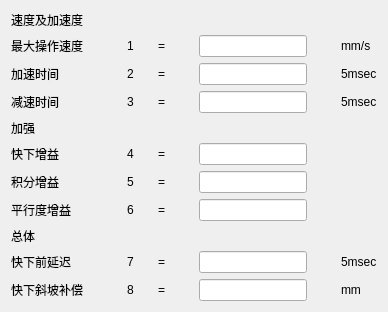
       <widget class="QWidget" name="tab_24">
        <attribute name="title">
         <string>快下</string>
        </attribute>
        <layout class="QGridLayout" name="gridLayout_20">
         <item row="0" column="0">
          <layout class="QGridLayout" name="gridLayout_19">
           <item row="0" column="0">
            <widget class="QLabel" name="label_173">
             <property name="text">
              <string>速度及加速度</string>
             </property>
            </widget>
           </item>
           <item row="1" column="0">
            <widget class="QLabel" name="label_177">
             <property name="text">
              <string>最大操作速度</string>
             </property>
            </widget>
           </item>
           <item row="1" column="1">
            <spacer name="horizontalSpacer_5">
             <property name="orientation">
              <enum>Qt::Horizontal</enum>
             </property>
             <property name="sizeHint" stdset="0">
              <size>
               <width>38</width>
               <height>13</height>
              </size>
             </property>
            </spacer>
           </item>
           <item row="1" column="2">
            <widget class="QLabel" name="label_178">
             <property name="text">
              <string>1</string>
             </property>
            </widget>
           </item>
           <item row="1" column="3">
            <spacer name="horizontalSpacer_6">
             <property name="orientation">
              <enum>Qt::Horizontal</enum>
             </property>
             <property name="sizeHint" stdset="0">
              <size>
               <width>18</width>
               <height>13</height>
              </size>
             </property>
            </spacer>
           </item>
           <item row="1" column="4">
            <widget class="QLabel" name="label_179">
             <property name="text">
              <string>=</string>
             </property>
            </widget>
           </item>
           <item row="1" column="5">
            <spacer name="horizontalSpacer_7">
             <property name="orientation">
              <enum>Qt::Horizontal</enum>
             </property>
             <property name="sizeHint" stdset="0">
              <size>
               <width>28</width>
               <height>13</height>
              </size>
             </property>
            </spacer>
           </item>
           <item row="1" column="6">
            <widget class="QLineEdit" name="lineEdit_45"/>
           </item>
           <item row="1" column="7">
            <spacer name="horizontalSpacer_8">
             <property name="orientation">
              <enum>Qt::Horizontal</enum>
             </property>
             <property name="sizeHint" stdset="0">
              <size>
               <width>28</width>
               <height>13</height>
              </size>
             </property>
            </spacer>
           </item>
           <item row="1" column="8">
            <widget class="QLabel" name="label_180">
             <property name="text">
              <string>mm/s</string>
             </property>
            </widget>
           </item>
           <item row="2" column="0">
            <widget class="QLabel" name="label_181">
             <property name="text">
              <string>加速时间</string>
             </property>
            </widget>
           </item>
           <item row="2" column="2">
            <widget class="QLabel" name="label_182">
             <property name="text">
              <string>2</string>
             </property>
            </widget>
           </item>
           <item row="2" column="4">
            <widget class="QLabel" name="label_183">
             <property name="text">
              <string>=</string>
             </property>
            </widget>
           </item>
           <item row="2" column="6">
            <widget class="QLineEdit" name="lineEdit_46"/>
           </item>
           <item row="2" column="8">
            <widget class="QLabel" name="label_184">
             <property name="text">
              <string>5msec</string>
             </property>
            </widget>
           </item>
           <item row="3" column="0">
            <widget class="QLabel" name="label_185">
             <property name="text">
              <string>减速时间</string>
             </property>
            </widget>
           </item>
           <item row="3" column="2">
            <widget class="QLabel" name="label_186">
             <property name="text">
              <string>3</string>
             </property>
            </widget>
           </item>
           <item row="3" column="4">
            <widget class="QLabel" name="label_187">
             <property name="text">
              <string>=</string>
             </property>
            </widget>
           </item>
           <item row="3" column="6">
            <widget class="QLineEdit" name="lineEdit_47"/>
           </item>
           <item row="3" column="8">
            <widget class="QLabel" name="label_188">
             <property name="text">
              <string>5msec</string>
             </property>
            </widget>
           </item>
           <item row="4" column="0">
            <widget class="QLabel" name="label_175">
             <property name="text">
              <string>加强</string>
             </property>
            </widget>
           </item>
           <item row="5" column="0">
            <widget class="QLabel" name="label_189">
             <property name="text">
              <string>快下增益</string>
             </property>
            </widget>
           </item>
           <item row="5" column="2">
            <widget class="QLabel" name="label_190">
             <property name="text">
              <string>4</string>
             </property>
            </widget>
           </item>
           <item row="5" column="4">
            <widget class="QLabel" name="label_191">
             <property name="text">
              <string>=</string>
             </property>
            </widget>
           </item>
           <item row="5" column="6">
            <widget class="QLineEdit" name="lineEdit_48"/>
           </item>
           <item row="6" column="0">
            <widget class="QLabel" name="label_193">
             <property name="text">
              <string>积分增益</string>
             </property>
            </widget>
           </item>
           <item row="6" column="2">
            <widget class="QLabel" name="label_194">
             <property name="text">
              <string>5</string>
             </property>
            </widget>
           </item>
           <item row="6" column="4">
            <widget class="QLabel" name="label_195">
             <property name="text">
              <string>=</string>
             </property>
            </widget>
           </item>
           <item row="6" column="6">
            <widget class="QLineEdit" name="lineEdit_49"/>
           </item>
           <item row="7" column="0">
            <widget class="QLabel" name="label_197">
             <property name="text">
              <string>平行度增益</string>
             </property>
            </widget>
           </item>
           <item row="7" column="2">
            <widget class="QLabel" name="label_198">
             <property name="text">
              <string>6</string>
             </property>
            </widget>
           </item>
           <item row="7" column="4">
            <widget class="QLabel" name="label_199">
             <property name="text">
              <string>=</string>
             </property>
            </widget>
           </item>
           <item row="7" column="6">
            <widget class="QLineEdit" name="lineEdit_50"/>
           </item>
           <item row="8" column="0">
            <widget class="QLabel" name="label_176">
             <property name="text">
              <string>总体</string>
             </property>
            </widget>
           </item>
           <item row="9" column="0">
            <widget class="QLabel" name="label_201">
             <property name="text">
              <string>快下前延迟</string>
             </property>
            </widget>
           </item>
           <item row="9" column="2">
            <widget class="QLabel" name="label_202">
             <property name="text">
              <string>7</string>
             </property>
            </widget>
           </item>
           <item row="9" column="4">
            <widget class="QLabel" name="label_203">
             <property name="text">
              <string>=</string>
             </property>
            </widget>
           </item>
           <item row="9" column="6">
            <widget class="QLineEdit" name="lineEdit_51"/>
           </item>
           <item row="9" column="8">
            <widget class="QLabel" name="label_204">
             <property name="text">
              <string>5msec</string>
             </property>
            </widget>
           </item>
           <item row="10" column="0">
            <widget class="QLabel" name="label_205">
             <property name="text">
              <string>快下斜坡补偿</string>
             </property>
            </widget>
           </item>
           <item row="10" column="2">
            <widget class="QLabel" name="label_206">
             <property name="text">
              <string>8</string>
             </property>
            </widget>
           </item>
           <item row="10" column="4">
            <widget class="QLabel" name="label_207">
             <property name="text">
              <string>=</string>
             </property>
            </widget>
           </item>
           <item row="10" column="6">
            <widget class="QLineEdit" name="lineEdit_52"/>
           </item>
           <item row="10" column="8">
            <widget class="QLabel" name="label_208">
             <property name="text">
              <string>mm</string>
             </property>
            </widget>
           </item>
          </layout>
         </item>
        </layout>
       </widget>
